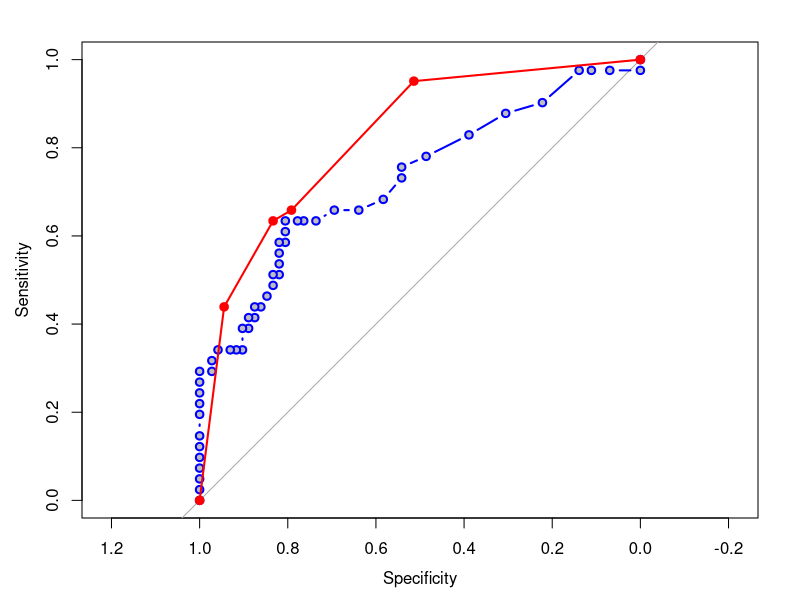
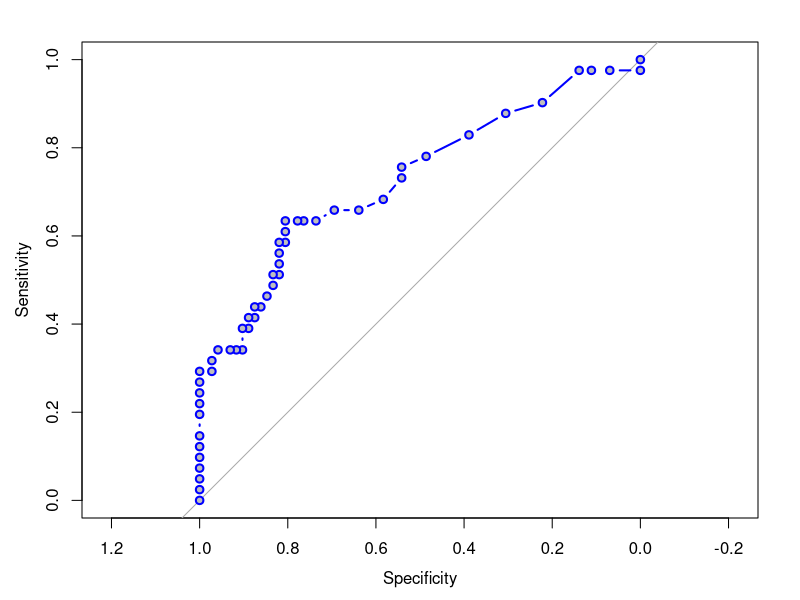

Source code (R) for these figures, in order:
# r2py crawler metadata
# package: pROC
# source_type: rd_example
# topic: lines.roc.Rd
# source_file: C:\Users\bened\AppData\Local\R\win-library\4.5\pROC\help
# lines: 18

suppressPackageStartupMessages(library(pROC))
# Create a few ROC curves:
data(aSAH)
roc.s100b <- roc(aSAH$outcome, aSAH$s100b)
roc.wfns <- roc(aSAH$outcome, aSAH$wfns)

# We need a plot to be ready
plot(roc.s100b, type = "n") # but don't actually plot the curve

# Add the line
lines(roc.s100b, type="b", pch=21, col="blue", bg="grey")

# Add the line of an other ROC curve
lines(roc.wfns, type="o", pch=19, col="red")


# Without using 'lines':
rocobj <- plot.roc(aSAH$outcome, aSAH$s100b, type="b", pch=21, col="blue", bg="grey")
